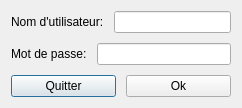
<?xml version="1.0" encoding="UTF-8"?>
<ui version="4.0">
 <class>ConnectionDialog</class>
 <widget class="QDialog" name="ConnectionDialog">
  <property name="windowModality">
   <enum>Qt::NonModal</enum>
  </property>
  <property name="geometry">
   <rect>
    <x>0</x>
    <y>0</y>
    <width>242</width>
    <height>107</height>
   </rect>
  </property>
  <property name="sizePolicy">
   <sizepolicy hsizetype="Minimum" vsizetype="Minimum">
    <horstretch>0</horstretch>
    <verstretch>0</verstretch>
   </sizepolicy>
  </property>
  <property name="windowTitle">
   <string>Connection à softOsteo</string>
  </property>
  <layout class="QGridLayout" name="gridLayout">
   <property name="sizeConstraint">
    <enum>QLayout::SetDefaultConstraint</enum>
   </property>
   <property name="spacing">
    <number>10</number>
   </property>
   <item row="0" column="0">
    <layout class="QHBoxLayout" name="UsernameLayout">
     <property name="topMargin">
      <number>0</number>
     </property>
     <item>
      <widget class="QLabel" name="UsernameLabel">
       <property name="text">
        <string>Nom d'utilisateur:</string>
       </property>
       <property name="buddy">
        <cstring>UsernameTexte</cstring>
       </property>
      </widget>
     </item>
     <item>
      <widget class="QLineEdit" name="UsernameTexte"/>
     </item>
    </layout>
   </item>
   <item row="1" column="0">
    <layout class="QHBoxLayout" name="PasswordLayout">
     <item>
      <widget class="QLabel" name="PasswordLabel">
       <property name="text">
        <string>Mot de passe:</string>
       </property>
       <property name="buddy">
        <cstring>PasswordTexte</cstring>
       </property>
      </widget>
     </item>
     <item>
      <widget class="QLineEdit" name="PasswordTexte"/>
     </item>
    </layout>
   </item>
   <item row="2" column="0">
    <layout class="QHBoxLayout" name="horizontalLayout">
     <item>
      <widget class="QPushButton" name="QuitButton">
       <property name="text">
        <string>Quitter</string>
       </property>
      </widget>
     </item>
     <item>
      <widget class="QPushButton" name="OkButton">
       <property name="text">
        <string>Ok</string>
       </property>
      </widget>
     </item>
    </layout>
   </item>
  </layout>
 </widget>
 <tabstops>
  <tabstop>UsernameTexte</tabstop>
  <tabstop>PasswordTexte</tabstop>
  <tabstop>OkButton</tabstop>
  <tabstop>QuitButton</tabstop>
 </tabstops>
 <resources/>
 <connections/>
</ui>
